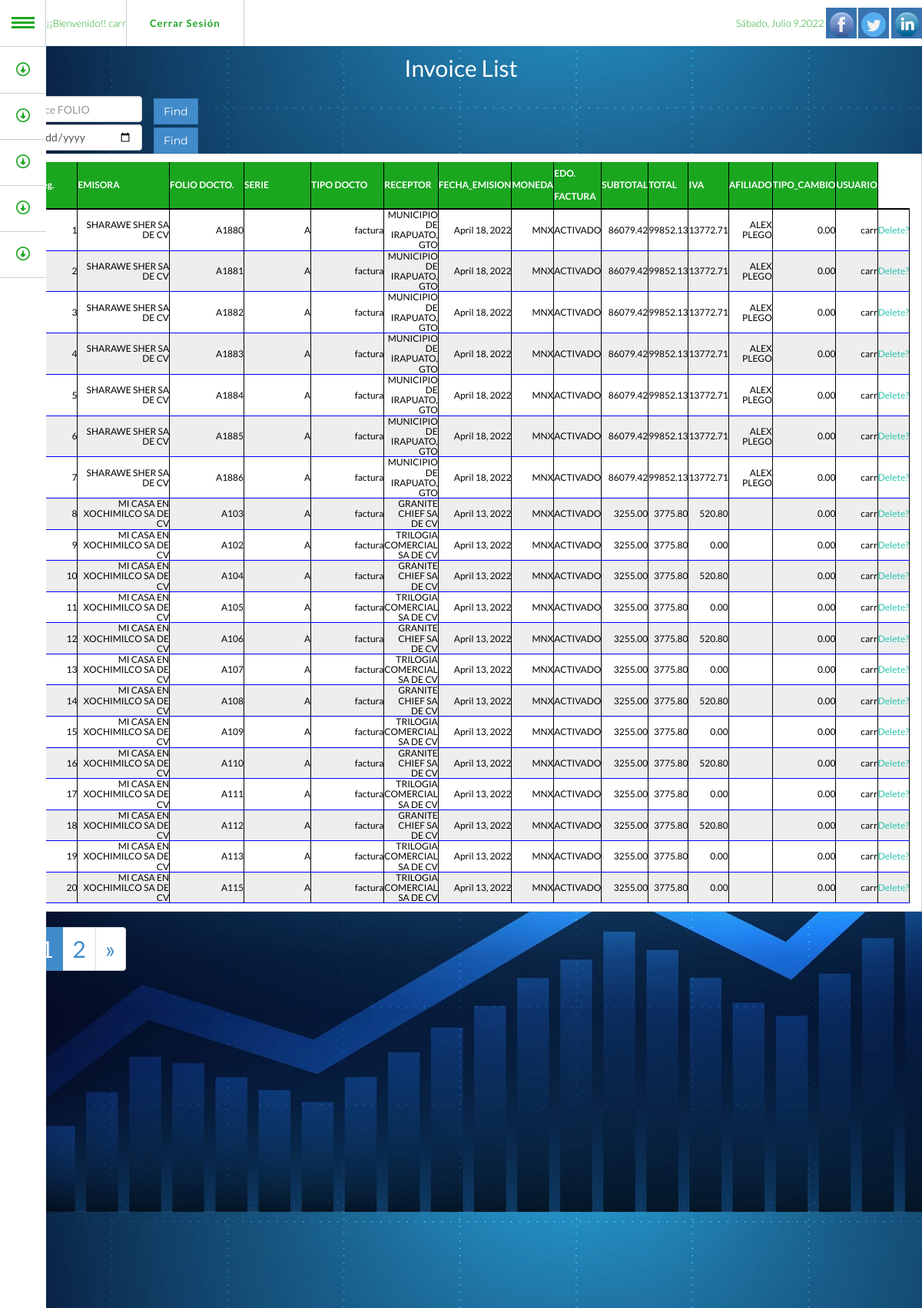
Screenshot of /list_fac/ (signed in) with the database file from the repository.
### fac/models.py (models this page shows, shortened)
class Facturas(models.Model):
    class Status(models.IntegerChoices):
        ACTIVE = 1, "Active"
        INACTIVE = 2, "Inactive"
        ARCHIVED = 3, "Archived"
    ID_FACTURA = models.AutoField(primary_key=True, unique=True)
    ID_EMISOR = models.ForeignKey(Eemisora, on_delete=models.RESTRICT, null=False)
    FOLIO = models.CharField(max_length=30 , default="")
    SERIE = models.CharField(max_length=10 , default="")
    TIPO_DOCUMENTO = models.CharField(max_length=30 , default="")
    ID_RECEPTOR = models.ForeignKey(Ereceptora, on_delete=models.RESTRICT, null=False)
    FECHA_EMISION = models.DateField(blank=True, null=True)
    MONEDA = models.CharField(max_length=10 , default="")
    ESTADO_FACTURA = models.CharField(max_length=30 , default="")
    SUBTOTAL = models.DecimalField(default=0.00, max_digits=16, decimal_places=2)
    TOTAL = models.DecimalField(default=0.00, max_digits=19, decimal_places=2)
    IVA = models.DecimalField(default=0.00, max_digits=12, decimal_places=2)
    ID_AFILIADO = models.ForeignKey(Afiliado, on_delete=models.RESTRICT, null=True, default=0)
    TIPO_CAMBIO = models.DecimalField(default=0.00, max_digits=9, decimal_places=2)
    usuario = models.ForeignKey(User, on_delete=models.CASCADE,)
    template = '''<a href="{{record.get_absolute_url}}" ">click here</a>'''
    fac_detail = tables.TemplateColumn(template,verbose_name=u'Order details',orderable=False,)
    class Meta:
        constraints = [
            UniqueConstraint(fields=["ID_EMISOR", "SERIE","FOLIO", "ESTADO_FACTURA"], name='unique_fac')
        ]
        ordering = ["-FECHA_EMISION"]

class Eemisora(models.Model):
    ID_EMISOR = models.AutoField(primary_key=True, unique=True)
    RFC = models.CharField(max_length=20 , blank=False, unique = True)
    NOMBRE = models.CharField(max_length=240 , default="")
    usuario = models.ForeignKey(User, on_delete=models.CASCADE,)
    class Meta:
        ordering = ["NOMBRE"]
    def __str__(self):
        return self.NOMBRE

class Ereceptora(models.Model):
    ID_RECEPTOR = models.AutoField(primary_key=True, unique=True)
    RFC = models.CharField(max_length=20 , blank=False, unique = True)
    NOMBRE = models.CharField(max_length=240 , default="")
    usuario = models.ForeignKey(User, on_delete=models.CASCADE,)
    class Meta:
        ordering = ["NOMBRE"]
    def __str__(self):
        return self.NOMBRE

class Afiliado(models.Model):
    ID_AFILIADO = models.AutoField(primary_key=True, unique=True)
    NOMBRE_COMPLETO = models.CharField(max_length=240 , default="")
    NOMBRE_ALIAS = models.CharField(max_length=80 , unique = True)
    COMISION = models.DecimalField(default=0.00, max_digits=12, decimal_places=2)
    APLICA_A = models.CharField(max_length=40 , default="")
    usuario = models.ForeignKey(User, on_delete=models.CASCADE,)
    class Meta:
        ordering = ["NOMBRE_ALIAS"]
    def __str__(self):
        return self.NOMBRE_ALIAS

### fac/views.py (the view)
# urls.py: path('list_fac/', views.list_fac_view, name='list-fac'), # Funcion
def list_fac_view(request):
    facturas = Facturas.objects.all()
    page = request.GET.get('page', 1)
    paginator = Paginator(facturas, 20)
    try:
        fac_list = paginator.page(page)
    except PageNotAnInteger:
        fac_list = paginator.page(1)
    except EmptyPage:
        fac_list = paginator.page(paginator.num_pages)
    return render(request, 'fac/list_fac.html', {'fac_list': fac_list})

### templates/fac/list_fac.html (shortened to what this page needs)
{% extends 'comm/base.html' %}
{% load i18n %}
{% block bodyini %}
<h2 style="color: #fff; text-align: center">Invoice List<h2>
    {% if user.is_authenticated %}
    <section>
    <form action="{% url 'find_fac' %}" method="get">
        <div class="col-xs-2">
            <input type="text" class="form-control" name="query" placeholder="Invoice FOLIO" />
        </div>
            <button type="submit" class="btn btn-primary">Find</button>
    </form>
    <form action="{% url 'find_fac_f' %}" method="get" >
        <div class="col-xs-2">
            <input type="date"  class="form-control date-picker"  name="query_f" id="id-date-picker-1" type="text" data-date-format="dd-mm-yyyy" placeholder="Invoice Date" />
        </div>
            <button type="submit" class="btn btn-primary">Find</button>
    </form>
</section>
    {% include "fac/table_fac.html" %}
    {% endif %}
{% endblock %}

### templates/comm/base.html (shortened to what this page needs)
{% load static %}
<!DOCTYPE HTML>
<html lang="es">
{% include 'comm/header.html' %}
<body data-spy="scroll" style="background-image:url({% static 'img/finanzas_bg.jpg' %});">
    <section id="intro" class="intro">
        {% include 'comm/headernav.html' %}
        <section class="mainini">
            {% block bodyini %}{% endblock %}
        </section>
        <div class="container">
        </div>
    </section>
</body>
</html>

### templates/comm/header.html (shortened to what this page needs)
{% load django_htmx %}
{% load static %}
{% block encabezado %}
<head>
    <link href=" {% static 'css/bootstrap.min.css' %}" rel="stylesheet" type="text/css">
    <link href="{% static 'font-awesome/css/font-awesome.min.css' %}" rel="stylesheet" type="text/css">
    <link href="{% static 'css/nivo-lightbox.css' %}" rel="stylesheet" />
	  <link href="{% static 'css/animate.css' %}" rel="stylesheet" />
    <link rel="stylesheet" type="text/css" href="  {% static 'css/estilos.css' %}">
    <link href="{% static 'css/style.css' %}" rel="stylesheet">
</head>
{% endblock %}

### templates/comm/headernav.html (shortened to what this page needs)
{% load static %}
{% block header %}
	<header id="inicio">
            <div class="container" >
                <ul id="gn-menu" class="gn-menu-main">
                    <li class="gn-trigger">
                        <a class="gn-icon gn-icon-menu"><span>Menu</span></a>
                        {% block acceso %}
                        {% if user.is_authenticated %}
                             <nav class="gn-menu-wrapper">
                                <div class="gn-scroller">
                                    <ul class="gn-menu">
                                        <li>
                                            <a href="#admin" class="gn-icon gn-icon-download">Facturación</a>
                                    </li>
                                    <li>
                                        <a href="#about" class="gn-icon gn-icon-download">Tesoreria</a>
                                    </li>
                                    <li><a href="#service" class="gn-icon gn-icon-download">Operaciones</a>
                                    </li>
                                    <li><a href="#works" class="gn-icon gn-icon-download">Desarrollos</a></li>
                                    <li>
                                        <a href="#contact" class="gn-icon gn-icon-download">Contacto</a>
                                    </li>
                                    </ul>
                                </div>
                            </nav>
                         {% endif %}
                        </li>
                        {% if user.is_authenticated %}
                        <li>
                            ¡¡Bienvenido!! {{ user.username }}
                        </li>
                        <li>
                        <a href="/logout">Cerrar Sesión</a>
                        </li>
                        {% endif %}
                        {% endblock %}
                        <li class="hidden-xs">
                            <ul class="company-social">
                                <li  >
                                 </li>
                                <li class="social-facebook"><a href="#" > <img src="{% static 'img/facebook_32.png' %}" ></a></li>
                                <li class="social-facebook"><a href="#" > <img src="{% static 'img/twitter_32.png' %}" > </a></li>
                                <li class="social-facebook"><a href="#" > <img src="{% static 'img/linkedin_32.png' %}" > </a></li>
                            </ul>
                        </li>
                    </ul>
            </div>
    </header>
{% endblock %}

### templates/fac/table_fac.html (shortened to what this page needs)
<div id='list_fac'>
        <div style="background-color:LightGray;color:black;font-size:12px;">
        <li class="list-group-item d-flex justify-content-between align-items-center">
        <table>
            <thead>
                <tr>
                  <th>Num. Reg.</th>
                  <th>EMISORA</th>
                  <th>FOLIO DOCTO.</th>
                  <th>SERIE</th>
                  <th>TIPO DOCTO</th>
                  <th>RECEPTOR</th>
                  <th>FECHA_EMISION</th>
                  <th>MONEDA</th>
                  <th>EDO. FACTURA</th>
                  <th>SUBTOTAL</th>
                  <th>TOTAL</th>
                  <th>IVA</th>
                  <th>AFILIADO</th>
                  <th>TIPO_CAMBIO</th>
                  <th>USUARIO</th>
                </tr>
            </thead>
        <tbody>
        {% for fac in fac_list %}
        <tr>
            <td>{{ forloop.counter }}</td>
            <td>{{ fac.ID_EMISOR }}</td>
            <td>{{ fac.FOLIO }}</td>
            <td>{{ fac.SERIE }}</td>
            <td>{{ fac.TIPO_DOCUMENTO }}</td>
            <td>{{ fac.ID_RECEPTOR }}</td>
            <td>{{ fac.FECHA_EMISION }}</td>
            <td>{{ fac.MONEDA }}</td>
            <td>{{ fac.ESTADO_FACTURA }}</td>
            <td>{{ fac.SUBTOTAL }}</td>
            <td>{{ fac.TOTAL }}</td>
            <td>{{ fac.IVA }}</td>
            <td>{{ fac.ID_AFILIADO }}</td>
            <td>{{ fac.TIPO_CAMBIO }}</td>
            <td>{{ fac.usuario }}</td>
            <td><a class="block mr-2 hover:text-gray-600"
              hx-delete="{% url 'del_fac' fac.ID_FACTURA %}"
              hx-headers='{"X-CSRFToken": "{{ csrf_token }}"}'
              hx-confirm="Are you sure you want to delete this invoice? {{ fac.FOLIO }}"
              hx-target="#list_fac"
              hx-swap="outerHTML"> Delete?</a></td>
        </tr>
        </li>
          </div>
          {% empty %}
          <tr>
            <td colspan="2">
              No invoice on this page.
            </td>
          </tr>
        {% endfor %}
    {% if fac_list.has_other_pages %}
  <ul class="pagination">
    {% if fac_list.has_previous %}
      <li><a href="?page={{ fac_list.previous_page_number }}">&laquo;</a></li>
    {% else %}
      <li class="disabled"><span>&laquo;</span></li>
    {% endif %}
    {% for i in fac_list.paginator.page_range %}
      {% if fac_list.number == i %}
        <li class="active"><span>{{ i }} <span class="sr-only">(current)</span></span></li>
      {% else %}
        <li><a href="?page={{ i }}">{{ i }}</a></li>
      {% endif %}
    {% endfor %}
    {% if fac_list.has_next %}
      <li><a href="?page={{ users.next_page_number }}">&raquo;</a></li>
    {% else %}
      <li class="disabled"><span>&raquo;</span></li>
    {% endif %}
  </ul>
{% endif %}

### templates/comm/footer.html (shortened to what this page needs)
{% load static %}

### static/css/estilos.css (style rules this page uses)
#inicio { background: rgba(0, 0, 0, 1); color: #fff; }
.mainini { margin-top: 6%; }

### static/css/style.css (style rules this page uses)
body { width: 100%; height: 100%; font-family: 'Lato',helvetica; font-weight: 300; color: #666; padding: 0 0 0px; margin: 0; }
html { width: 100%; height: 100%; position:relative; min-height:100%; }
a { color: #28c3ab; -webkit-transition: all .2s ease-in-out; -moz-transition: all .2s ease-in-out; transition: all .2s ease-in-out; }
.gn-menu-main, .gn-menu-main ul { margin: 0; padding: 0; background: #fff; color: #1BA620; list-style: none; text-transform: none; font-weight: 300; font-family: 'Lato', Arial, helvetica; line-height: 60px; z-index:150; }
.gn-menu-main { position: fixed; top: 0; left: 0; width: 100%; height: 60px; font-size: 13px; }
.gn-menu-main a { display: block; height: 100%; color: #1BA620; text-decoration: none; cursor: pointer; }
.gn-menu-main > li { display: block; float: left; height: 100%; border-right: 1px solid #c6d0da; text-align: center; }
.gn-menu-main li.gn-trigger { position: relative; width: 60px; -webkit-touch-callout: none; -webkit-user-select: none; -khtml-user-select: none; -moz-user-select: none; -ms-user-select: none; user-select: none; }
.gn-menu-main > li:last-child { float: right; border-right: none; }
.gn-menu-main > li > a { padding: 0 30px; letter-spacing: 1px; font-weight: bold; }
.gn-menu-main:after { display: table; clear: both; content: ""; }
.gn-menu-wrapper { position: fixed; top: 60px; bottom: 0; left: 0; overflow: hidden; width: 60px; border-top: 1px solid #c6d0da; background: white; -webkit-transform: translateX(-60px); -moz-transform: translateX(-60px); transform: translateX(-60px); -webkit-transition: -webkit-transform 0.3s, width 0.3s; -moz-transition: -moz-transform 0.3s, width 0.3s; transition: transform 0.3s, width 0.3s; }
.gn-scroller { position: absolute; overflow-y: scroll; width: 370px; height: 100%; }
.gn-menu { border-bottom: 1px solid #c6d0da; text-align: left; font-size: 18px; }
.gn-menu li:not(:first-child), .gn-menu li li { box-shadow: inset 0 1px #c6d0da }
.gn-icon::before { display: inline-block; width: 60px; text-align: center; text-transform: none; font-weight: normal; font-style: normal; font-variant: normal; font-family: 'ecoicons'; line-height: 1; speak: none; -webkit-font-smoothing: antialiased; }
.gn-icon-download::before { content: "\e007" }
.gn-icon-menu::before { margin-left: -15px; vertical-align: -2px; width: 30px; height: 3px; background: #1BA620; box-shadow: 0 3px white, 0 -6px #1BA620, 0 -9px white, 0 -12px #1BA620; content: ''; }
.gn-menu-wrapper.gn-open-all, .gn-menu-wrapper.gn-open-part { -webkit-transform: translateX(0px); -moz-transform: translateX(0px); transform: translateX(0px); }
.intro { width:100%; position:relative; }
#intro { background-size: cover; }
.company-social { margin-left: 0; padding-left: 0; margin-top: 10px; }
.company-social { text-align: left; }
.company-social li { display: inline-block; margin:0 !important; padding:0; }
.company-social a { margin:0; padding:0; display: block; width: 40px; height: 40px; line-height: 40px; text-align: center; background: #3bbec0; color: #fff; -webkit-transition: background .3s ease-in-out; transition: background .3s ease-in-out; }
.company-social .social-facebook a { background: #3873ae; }
.btn { border-radius: 0; font-family: Montserrat,helvetica; font-weight: 400; -webkit-transition: all .3s ease-in-out; -moz-transition: all .3s ease-in-out; transition: all .3s ease-in-out; }
@media (min-width:767px) { .intro { height: 100%; padding: 0; } }
thead th { height: 30px; line-height: 30px; text-align: left; }
tbody { border-top: 2px solid black; }
tbody td { width: 20%; border-right: 1px solid black; }
th { border-right: 1px solid black; }
tr:nth-child(even) { background-color: #eee; }
tr:nth-child(odd) { background-color:#fff; }
td { border:1px solid blue; padding:auto; text-align:right; color: black; }
th { background-color: #1BA620; color: white; text-align:center; }

### rows the page displays
Facturas: ID_EMISOR "SHARAWE SHER SA DE CV", FOLIO "A1880", SERIE "A", TIPO_DOCUMENTO "factura", ID_RECEPTOR "MUNICIPIO DE IRAPUATO, GTO", FECHA_EMISION "April 18, 2022", MONEDA "MNX", ESTADO_FACTURA "ACTIVADO", SUBTOTAL "86079.42", TOTAL "99852.13", IVA "13772.71", ID_AFILIADO "ALEX PLEGO", TIPO_CAMBIO "0.00", usuario "carr"
Facturas: ID_EMISOR "SHARAWE SHER SA DE CV", FOLIO "A1881", SERIE "A", TIPO_DOCUMENTO "factura", ID_RECEPTOR "MUNICIPIO DE IRAPUATO, GTO", FECHA_EMISION "April 18, 2022", MONEDA "MNX", ESTADO_FACTURA "ACTIVADO", SUBTOTAL "86079.42", TOTAL "99852.13", IVA "13772.71", ID_AFILIADO "ALEX PLEGO", TIPO_CAMBIO "0.00", usuario "carr"
Facturas: ID_EMISOR "SHARAWE SHER SA DE CV", FOLIO "A1882", SERIE "A", TIPO_DOCUMENTO "factura", ID_RECEPTOR "MUNICIPIO DE IRAPUATO, GTO", FECHA_EMISION "April 18, 2022", MONEDA "MNX", ESTADO_FACTURA "ACTIVADO", SUBTOTAL "86079.42", TOTAL "99852.13", IVA "13772.71", ID_AFILIADO "ALEX PLEGO", TIPO_CAMBIO "0.00", usuario "carr"
Facturas: ID_EMISOR "SHARAWE SHER SA DE CV", FOLIO "A1883", SERIE "A", TIPO_DOCUMENTO "factura", ID_RECEPTOR "MUNICIPIO DE IRAPUATO, GTO", FECHA_EMISION "April 18, 2022", MONEDA "MNX", ESTADO_FACTURA "ACTIVADO", SUBTOTAL "86079.42", TOTAL "99852.13", IVA "13772.71", ID_AFILIADO "ALEX PLEGO", TIPO_CAMBIO "0.00", usuario "carr"
Facturas: ID_EMISOR "SHARAWE SHER SA DE CV", FOLIO "A1884", SERIE "A", TIPO_DOCUMENTO "factura", ID_RECEPTOR "MUNICIPIO DE IRAPUATO, GTO", FECHA_EMISION "April 18, 2022", MONEDA "MNX", ESTADO_FACTURA "ACTIVADO", SUBTOTAL "86079.42", TOTAL "99852.13", IVA "13772.71", ID_AFILIADO "ALEX PLEGO", TIPO_CAMBIO "0.00", usuario "carr"
Facturas: ID_EMISOR "SHARAWE SHER SA DE CV", FOLIO "A1885", SERIE "A", TIPO_DOCUMENTO "factura", ID_RECEPTOR "MUNICIPIO DE IRAPUATO, GTO", FECHA_EMISION "April 18, 2022", MONEDA "MNX", ESTADO_FACTURA "ACTIVADO", SUBTOTAL "86079.42", TOTAL "99852.13", IVA "13772.71", ID_AFILIADO "ALEX PLEGO", TIPO_CAMBIO "0.00", usuario "carr"
Facturas: ID_EMISOR "SHARAWE SHER SA DE CV", FOLIO "A1886", SERIE "A", TIPO_DOCUMENTO "factura", ID_RECEPTOR "MUNICIPIO DE IRAPUATO, GTO", FECHA_EMISION "April 18, 2022", MONEDA "MNX", ESTADO_FACTURA "ACTIVADO", SUBTOTAL "86079.42", TOTAL "99852.13", IVA "13772.71", ID_AFILIADO "ALEX PLEGO", TIPO_CAMBIO "0.00", usuario "carr"
Facturas: ID_EMISOR "MI CASA EN XOCHIMILCO SA DE CV", FOLIO "A103", SERIE "A", TIPO_DOCUMENTO "factura", ID_RECEPTOR "GRANITE CHIEF SA DE CV", FECHA_EMISION "April 13, 2022", MONEDA "MNX", ESTADO_FACTURA "ACTIVADO", SUBTOTAL "3255.00", TOTAL "3775.80", IVA "520.80", TIPO_CAMBIO "0.00", usuario "carr"
Facturas: ID_EMISOR "MI CASA EN XOCHIMILCO SA DE CV", FOLIO "A102", SERIE "A", TIPO_DOCUMENTO "factura", ID_RECEPTOR "TRILOGIA COMERCIAL SA DE CV", FECHA_EMISION "April 13, 2022", MONEDA "MNX", ESTADO_FACTURA "ACTIVADO", SUBTOTAL "3255.00", TOTAL "3775.80", IVA "0.00", TIPO_CAMBIO "0.00", usuario "carr"
Facturas: ID_EMISOR "MI CASA EN XOCHIMILCO SA DE CV", FOLIO "A104", SERIE "A", TIPO_DOCUMENTO "factura", ID_RECEPTOR "GRANITE CHIEF SA DE CV", FECHA_EMISION "April 13, 2022", MONEDA "MNX", ESTADO_FACTURA "ACTIVADO", SUBTOTAL "3255.00", TOTAL "3775.80", IVA "520.80", TIPO_CAMBIO "0.00", usuario "carr"
Facturas: ID_EMISOR "MI CASA EN XOCHIMILCO SA DE CV", FOLIO "A105", SERIE "A", TIPO_DOCUMENTO "factura", ID_RECEPTOR "TRILOGIA COMERCIAL SA DE CV", FECHA_EMISION "April 13, 2022", MONEDA "MNX", ESTADO_FACTURA "ACTIVADO", SUBTOTAL "3255.00", TOTAL "3775.80", IVA "0.00", TIPO_CAMBIO "0.00", usuario "carr"
Facturas: ID_EMISOR "MI CASA EN XOCHIMILCO SA DE CV", FOLIO "A106", SERIE "A", TIPO_DOCUMENTO "factura", ID_RECEPTOR "GRANITE CHIEF SA DE CV", FECHA_EMISION "April 13, 2022", MONEDA "MNX", ESTADO_FACTURA "ACTIVADO", SUBTOTAL "3255.00", TOTAL "3775.80", IVA "520.80", TIPO_CAMBIO "0.00", usuario "carr"
Facturas: ID_EMISOR "MI CASA EN XOCHIMILCO SA DE CV", FOLIO "A107", SERIE "A", TIPO_DOCUMENTO "factura", ID_RECEPTOR "TRILOGIA COMERCIAL SA DE CV", FECHA_EMISION "April 13, 2022", MONEDA "MNX", ESTADO_FACTURA "ACTIVADO", SUBTOTAL "3255.00", TOTAL "3775.80", IVA "0.00", TIPO_CAMBIO "0.00", usuario "carr"
Facturas: ID_EMISOR "MI CASA EN XOCHIMILCO SA DE CV", FOLIO "A108", SERIE "A", TIPO_DOCUMENTO "factura", ID_RECEPTOR "GRANITE CHIEF SA DE CV", FECHA_EMISION "April 13, 2022", MONEDA "MNX", ESTADO_FACTURA "ACTIVADO", SUBTOTAL "3255.00", TOTAL "3775.80", IVA "520.80", TIPO_CAMBIO "0.00", usuario "carr"
Facturas: ID_EMISOR "MI CASA EN XOCHIMILCO SA DE CV", FOLIO "A109", SERIE "A", TIPO_DOCUMENTO "factura", ID_RECEPTOR "TRILOGIA COMERCIAL SA DE CV", FECHA_EMISION "April 13, 2022", MONEDA "MNX", ESTADO_FACTURA "ACTIVADO", SUBTOTAL "3255.00", TOTAL "3775.80", IVA "0.00", TIPO_CAMBIO "0.00", usuario "carr"
Facturas: ID_EMISOR "MI CASA EN XOCHIMILCO SA DE CV", FOLIO "A110", SERIE "A", TIPO_DOCUMENTO "factura", ID_RECEPTOR "GRANITE CHIEF SA DE CV", FECHA_EMISION "April 13, 2022", MONEDA "MNX", ESTADO_FACTURA "ACTIVADO", SUBTOTAL "3255.00", TOTAL "3775.80", IVA "520.80", TIPO_CAMBIO "0.00", usuario "carr"
Facturas: ID_EMISOR "MI CASA EN XOCHIMILCO SA DE CV", FOLIO "A111", SERIE "A", TIPO_DOCUMENTO "factura", ID_RECEPTOR "TRILOGIA COMERCIAL SA DE CV", FECHA_EMISION "April 13, 2022", MONEDA "MNX", ESTADO_FACTURA "ACTIVADO", SUBTOTAL "3255.00", TOTAL "3775.80", IVA "0.00", TIPO_CAMBIO "0.00", usuario "carr"
Facturas: ID_EMISOR "MI CASA EN XOCHIMILCO SA DE CV", FOLIO "A112", SERIE "A", TIPO_DOCUMENTO "factura", ID_RECEPTOR "GRANITE CHIEF SA DE CV", FECHA_EMISION "April 13, 2022", MONEDA "MNX", ESTADO_FACTURA "ACTIVADO", SUBTOTAL "3255.00", TOTAL "3775.80", IVA "520.80", TIPO_CAMBIO "0.00", usuario "carr"
Facturas: ID_EMISOR "MI CASA EN XOCHIMILCO SA DE CV", FOLIO "A113", SERIE "A", TIPO_DOCUMENTO "factura", ID_RECEPTOR "TRILOGIA COMERCIAL SA DE CV", FECHA_EMISION "April 13, 2022", MONEDA "MNX", ESTADO_FACTURA "ACTIVADO", SUBTOTAL "3255.00", TOTAL "3775.80", IVA "0.00", TIPO_CAMBIO "0.00", usuario "carr"
Facturas: ID_EMISOR "MI CASA EN XOCHIMILCO SA DE CV", FOLIO "A115", SERIE "A", TIPO_DOCUMENTO "factura", ID_RECEPTOR "TRILOGIA COMERCIAL SA DE CV", FECHA_EMISION "April 13, 2022", MONEDA "MNX", ESTADO_FACTURA "ACTIVADO", SUBTOTAL "3255.00", TOTAL "3775.80", IVA "0.00", TIPO_CAMBIO "0.00", usuario "carr"

### other values shown
{{ user.username }} "carr"
{{ i }} "1"
{{ i }} "2"
